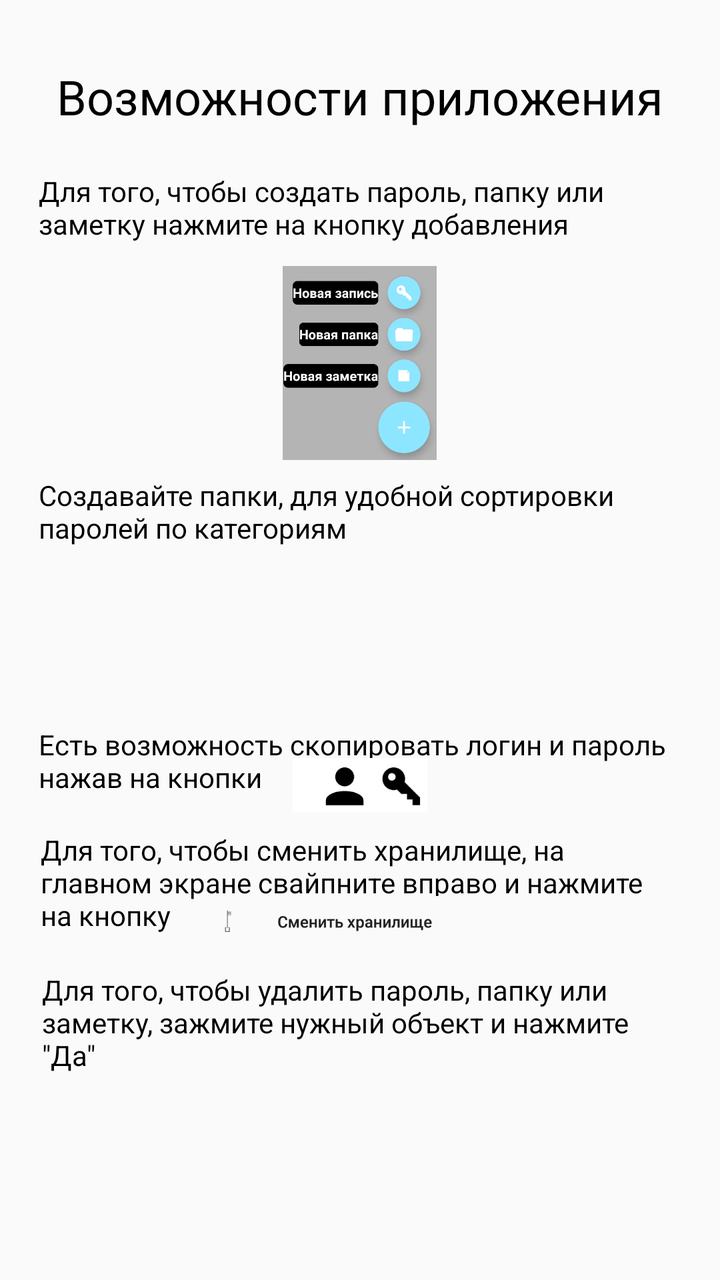
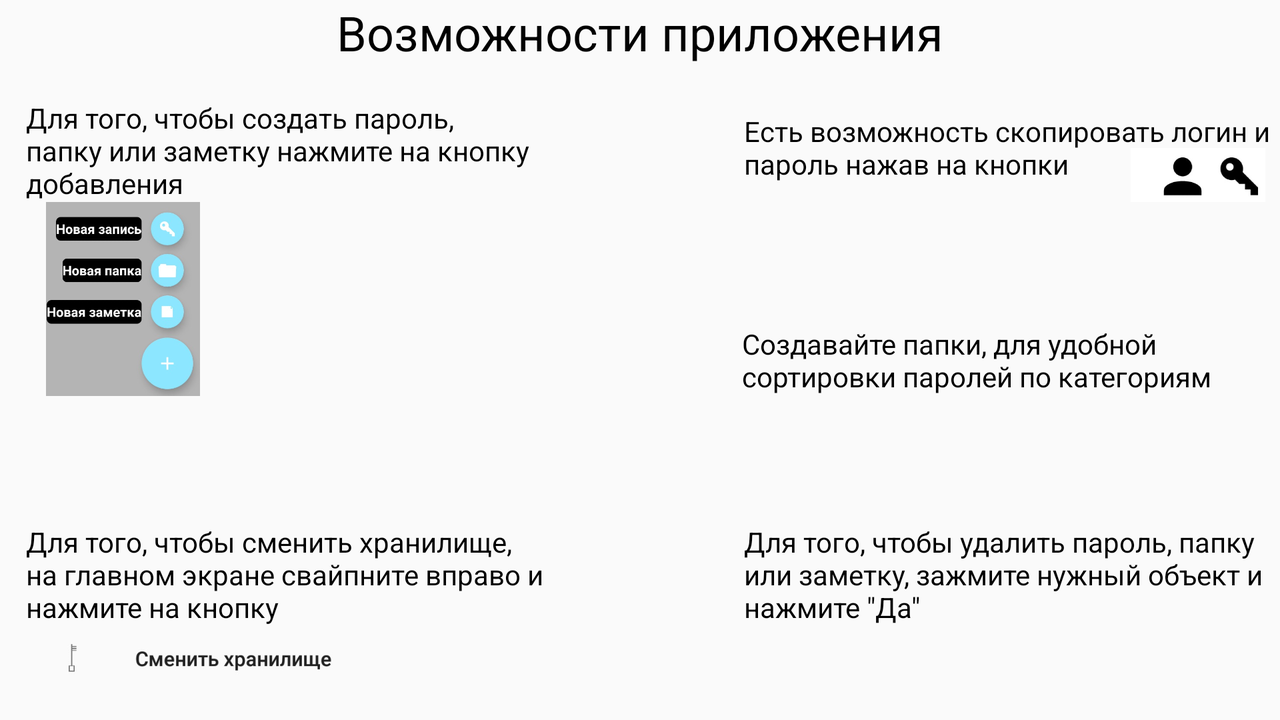

The same Android screen from two of the app's own layout files: first res/layout/ as a phone draws it, then the author's variant for another configuration, drawn on a device whose configuration selects that folder. Both files follow.
<!-- AndroidManifest.xml: application theme AppTheme -->
<!-- res/layout/fragment_welcome_screen_5.xml -->
<?xml version="1.0" encoding="utf-8"?>
<RelativeLayout xmlns:android="http://schemas.android.com/apk/res/android"
    xmlns:app="http://schemas.android.com/apk/res-auto" android:layout_width="match_parent"
    android:layout_height="match_parent">

    <TextView
        android:id="@+id/textView11"
        android:layout_width="wrap_content"
        android:layout_height="wrap_content"
        android:layout_alignParentTop="true"
        android:layout_centerHorizontal="true"
        android:layout_marginTop="32dp"
        android:text="Возможности приложения"
        android:textColor="@color/black"
        android:textSize="24sp" />

    <TextView
        android:id="@+id/textView12"
        android:layout_width="321dp"
        android:layout_height="wrap_content"
        android:layout_alignParentTop="true"
        android:layout_centerHorizontal="true"
        android:layout_marginTop="86dp"
        android:text="Для того, чтобы создать пароль, папку или заметку нажмите на кнопку добавления"
        android:textSize="14sp"
        android:textColor="@color/black" />


    <TextView
        android:id="@+id/textView13"
        android:layout_width="321dp"
        android:layout_height="wrap_content"
        android:layout_alignParentTop="true"
        android:layout_centerHorizontal="true"
        android:layout_marginTop="238dp"
        android:text="Создавайте папки, для удобной сортировки паролей по категориям"
        android:textColor="@color/black"
        android:textSize="14sp" />

    <TextView
        android:id="@+id/textView14"
        android:layout_width="321dp"
        android:layout_height="wrap_content"
        android:layout_alignParentBottom="true"
        android:layout_centerHorizontal="true"
        android:layout_marginBottom="242dp"
        android:text="Есть возможность скопировать логин и пароль нажав на кнопки"
        android:textColor="@color/black"
        android:textSize="14sp" />

    <ImageView
        android:id="@+id/imageView7"
        android:layout_width="123dp"
        android:layout_height="97dp"
        android:layout_alignParentTop="true"
        android:layout_centerHorizontal="true"
        android:layout_marginTop="133dp"
        app:srcCompat="@drawable/info_create" />

    <ImageView
        android:id="@+id/imageView15"
        android:layout_width="82dp"
        android:layout_height="27dp"
        android:layout_alignParentBottom="true"
        android:layout_centerHorizontal="true"
        android:layout_marginBottom="234dp"
        app:srcCompat="@drawable/info_login" />

    <TextView
        android:id="@+id/textView15"
        android:layout_width="319dp"
        android:layout_height="wrap_content"
        android:layout_alignParentBottom="true"
        android:layout_centerHorizontal="true"
        android:layout_marginBottom="173dp"
        android:text="Для того, чтобы сменить хранилище, на главном экране свайпните вправо и нажмите на кнопку"
        android:textColor="@color/black"
        android:textSize="14sp" />

    <ImageView
        android:id="@+id/imageView16"
        android:layout_width="152dp"
        android:layout_height="26dp"
        android:layout_alignParentBottom="true"
        android:layout_centerHorizontal="true"
        android:layout_marginBottom="166dp"
        app:srcCompat="@drawable/info_change" />

    <TextView
        android:id="@+id/textView16"
        android:layout_width="318dp"
        android:layout_height="wrap_content"
        android:layout_alignParentBottom="true"
        android:layout_centerHorizontal="true"
        android:layout_marginBottom="103dp"
        android:text='Для того, чтобы удалить пароль, папку или заметку, зажмите нужный объект и нажмите "Да"'
        android:textColor="@color/black"
        android:textSize="14sp" />
</RelativeLayout>
<!-- resources referenced by this layout -->
<resources>
  <color name="black">#000000</color>
  <!-- drawable info_change: jpg bitmap (drawable, 7512 bytes) -->
  <!-- drawable info_create: jpg bitmap (drawable, 26383 bytes) -->
  <!-- drawable info_login: jpg bitmap (drawable, 3816 bytes) -->
  <style name="AppTheme" parent="Theme.AppCompat.Light.NoActionBar">
          
          <item name="colorPrimary">@color/colorPrimary</item>
          <item name="colorPrimaryDark">@color/colorPrimaryDark</item>
          <item name="colorAccent">@color/colorAccent</item>
      </style>
  <color name="colorPrimary">#000000</color>
  <color name="colorPrimaryDark">#000000</color>
  <color name="colorAccent">#8ce6ff</color>
</resources>
<!-- res/layout-land/fragment_welcome_screen_5.xml (the author's variant of the layout above) -->
<!-- drawn on the phone turned sideways -->
<?xml version="1.0" encoding="utf-8"?>
<RelativeLayout xmlns:android="http://schemas.android.com/apk/res/android"
    xmlns:app="http://schemas.android.com/apk/res-auto" android:layout_width="match_parent"
    android:layout_height="match_parent">

    <TextView
        android:id="@+id/textView11"
        android:layout_width="wrap_content"
        android:layout_height="wrap_content"
        android:layout_alignParentTop="true"
        android:layout_centerHorizontal="true"
        android:text="Возможности приложения"
        android:textColor="@color/black"
        android:textSize="24sp" />

    <TextView
        android:id="@+id/textView12"
        android:layout_width="262dp"
        android:layout_height="wrap_content"
        android:layout_alignBottom="@+id/imageView15"
        android:layout_alignStart="@+id/textView15"
        android:text="Для того, чтобы создать пароль, папку или заметку нажмите на кнопку добавления"
        android:textColor="@color/black"
        android:textSize="14sp" />


    <TextView
        android:id="@+id/textView13"
        android:layout_width="269dp"
        android:layout_height="wrap_content"
        android:layout_alignParentEnd="true"
        android:layout_centerVertical="true"
        android:text="Создавайте папки, для удобной сортировки паролей по категориям"
        android:textColor="@color/black"
        android:textSize="14sp" />

    <TextView
        android:id="@+id/textView14"
        android:layout_width="268dp"
        android:layout_height="45dp"
        android:layout_alignBottom="@+id/textView12"
        android:layout_alignParentEnd="true"
        android:text="Есть возможность скопировать логин и пароль нажав на кнопки"
        android:textColor="@color/black"
        android:textSize="14sp" />

    <ImageView
        android:id="@+id/imageView7"
        android:layout_width="123dp"
        android:layout_height="97dp"
        android:layout_alignParentStart="true"
        android:layout_below="@+id/textView12"
        app:srcCompat="@drawable/info_create" />

    <ImageView
        android:id="@+id/imageView15"
        android:layout_width="82dp"
        android:layout_height="27dp"
        android:layout_alignParentEnd="true"
        android:layout_alignParentTop="true"
        android:layout_marginTop="74dp"
        app:srcCompat="@drawable/info_login" />

    <TextView
        android:id="@+id/textView15"
        android:layout_width="299dp"
        android:layout_height="wrap_content"
        android:layout_above="@+id/imageView16"
        android:layout_alignParentStart="true"
        android:layout_marginStart="13dp"
        android:text="Для того, чтобы сменить хранилище, на главном экране свайпните вправо и нажмите на кнопку"
        android:textColor="@color/black"
        android:textSize="14sp" />

    <ImageView
        android:id="@+id/imageView16"
        android:layout_width="208dp"
        android:layout_height="33dp"
        android:layout_alignParentBottom="true"
        android:layout_alignParentStart="true"
        android:layout_marginBottom="14dp"
        android:layout_marginStart="16dp"
        app:srcCompat="@drawable/info_change" />

    <TextView
        android:id="@+id/textView16"
        android:layout_width="268dp"
        android:layout_height="wrap_content"
        android:layout_alignParentEnd="true"
        android:layout_alignTop="@+id/textView15"
        android:text='Для того, чтобы удалить пароль, папку или заметку, зажмите нужный объект и нажмите "Да"'
        android:textColor="@color/black"
        android:textSize="14sp" />
</RelativeLayout>
